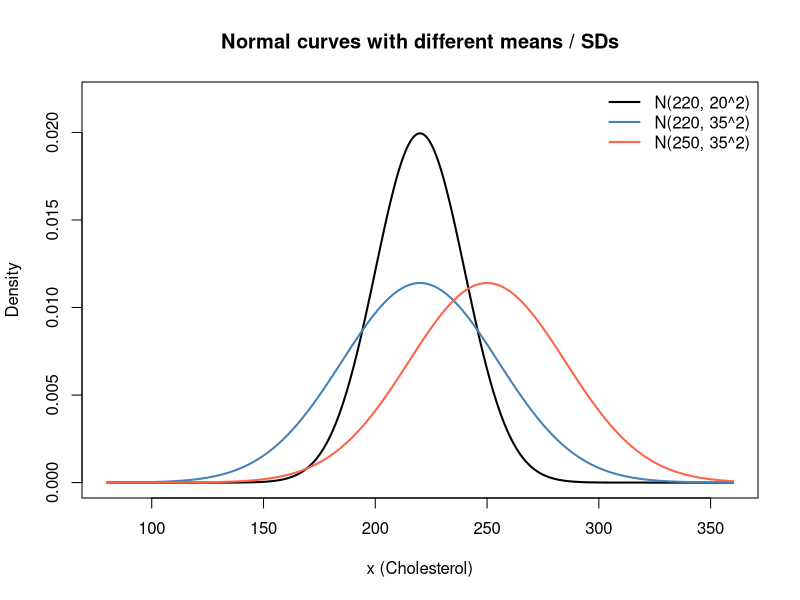
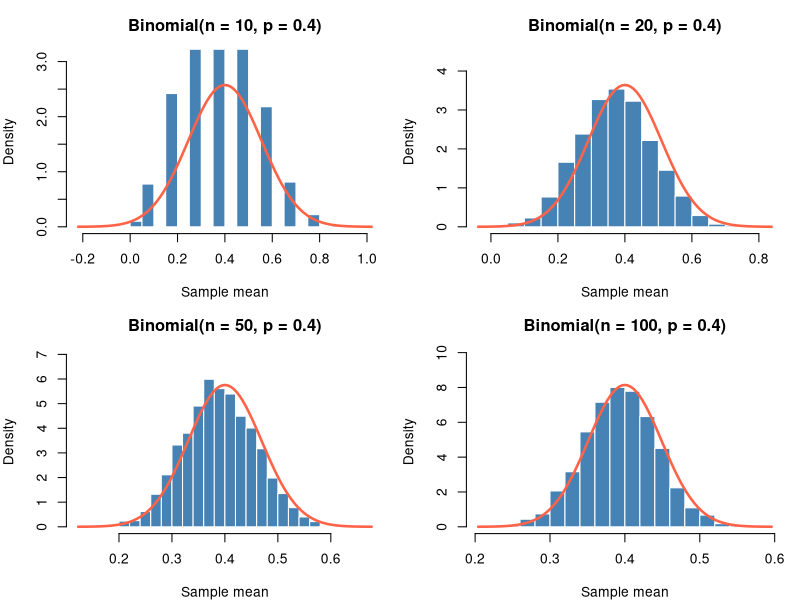
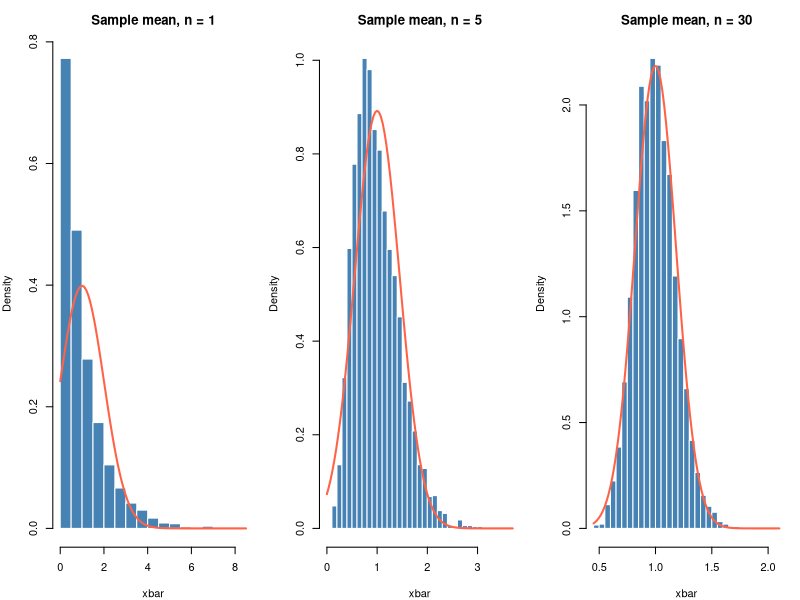

Here is the R script that generated these plots, in order:
## ---- chunk 1
x <- seq(80, 360, length.out = 1000)

plot(x, dnorm(x, mean = 220, sd = 20),
     type = "l", lwd = 2,
     ylim = c(0, 0.022),
     xlab = "x (Cholesterol)", ylab = "Density",
     main = "Normal curves with different means / SDs")
lines(x, dnorm(x, mean = 220, sd = 35), lwd = 2, col = "steelblue")
lines(x, dnorm(x, mean = 250, sd = 35), lwd = 2, col = "tomato")
legend("topright",
       legend = c("N(220, 20^2)", "N(220, 35^2)", "N(250, 35^2)"),
       col = c("black", "steelblue", "tomato"),
       lwd = 2,
       bty = "n")
## ---- chunk 2
mu <- 220
sigma <- 20

# Convert 260 mg/dL to a z-score
## ---- chunk 3
set.seed(42)
B <- 5000
p  <- 0.4
ns <- c(10, 20, 50, 100)

par(mfrow = c(2, 2), mar = c(4, 4, 3, 1))

for (n in ns) {
  means <- replicate(B, mean(rbinom(n, size = 1, prob = p)))
  
  mu  <- p
  sig <- sqrt(p * (1 - p) / n)
  
  hist(means,
       breaks  = 20,
       probability = TRUE,
       col     = "steelblue",
       border  = "white",
       xlim    = c(mu - 4*sig, mu + 4*sig),
       ylim    = c(0, dnorm(0, sd = sig) * 1.2),
       main    = paste0("Binomial(n = ", n,", p = ",p, ")"),
       xlab    = "Sample mean",
       ylab    = "Density")
  
  curve(dnorm(x, mean = mu, sd = sig),
        col = "tomato", lwd = 2.5, add = TRUE)
}
## ---- chunk 4
set.seed(42)
B <- 5000

means_n1  <- replicate(B, mean(rexp(1,  rate = 1)))
means_n5  <- replicate(B, mean(rexp(5,  rate = 1)))
means_n30 <- replicate(B, mean(rexp(30, rate = 1)))

par(mfrow = c(1, 3))

hist(means_n1, 
     breaks = 30, 
     probability = TRUE,
     main = "Sample mean, n = 1",
     xlab = "xbar", col = "steelblue", border = "white")
curve(dnorm(x, mean = 1, sd = 1/sqrt(1)), 
      add = TRUE, col = "tomato", lwd = 2)

hist(means_n5, 
     breaks = 30, 
     probability = TRUE,
     main = "Sample mean, n = 5",
     xlab = "xbar", col = "steelblue", border = "white")
curve(dnorm(x, mean = 1, sd = 1/sqrt(5)),
      add = TRUE, col = "tomato", lwd = 2)

hist(means_n30, 
     breaks = 30, 
     probability = TRUE,
     main = "Sample mean, n = 30",
     xlab = "xbar", col = "steelblue", border = "white")
curve(dnorm(x, mean = 1, sd = 1/sqrt(30)), 
      add = TRUE, col = "tomato", lwd = 2)
